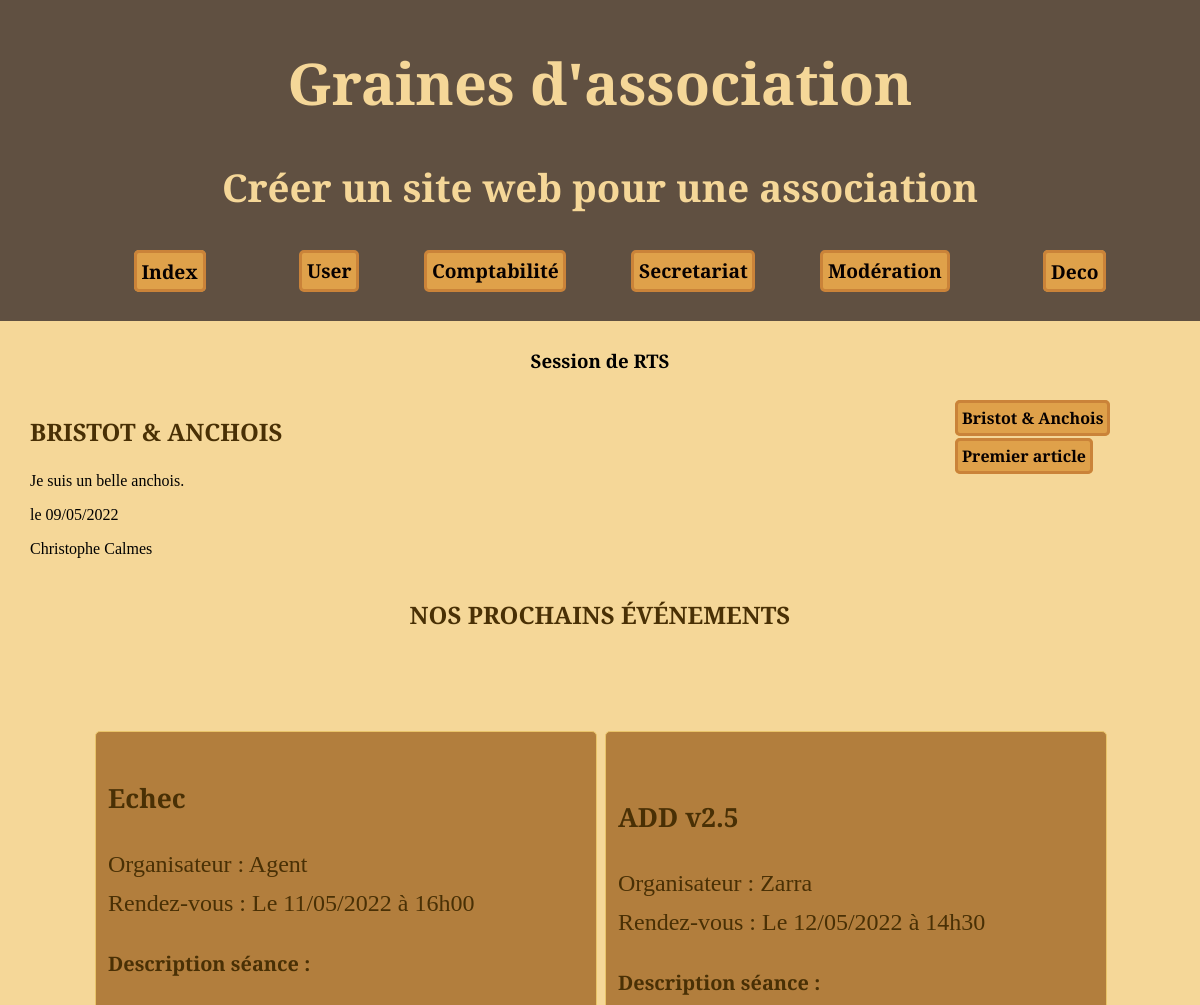
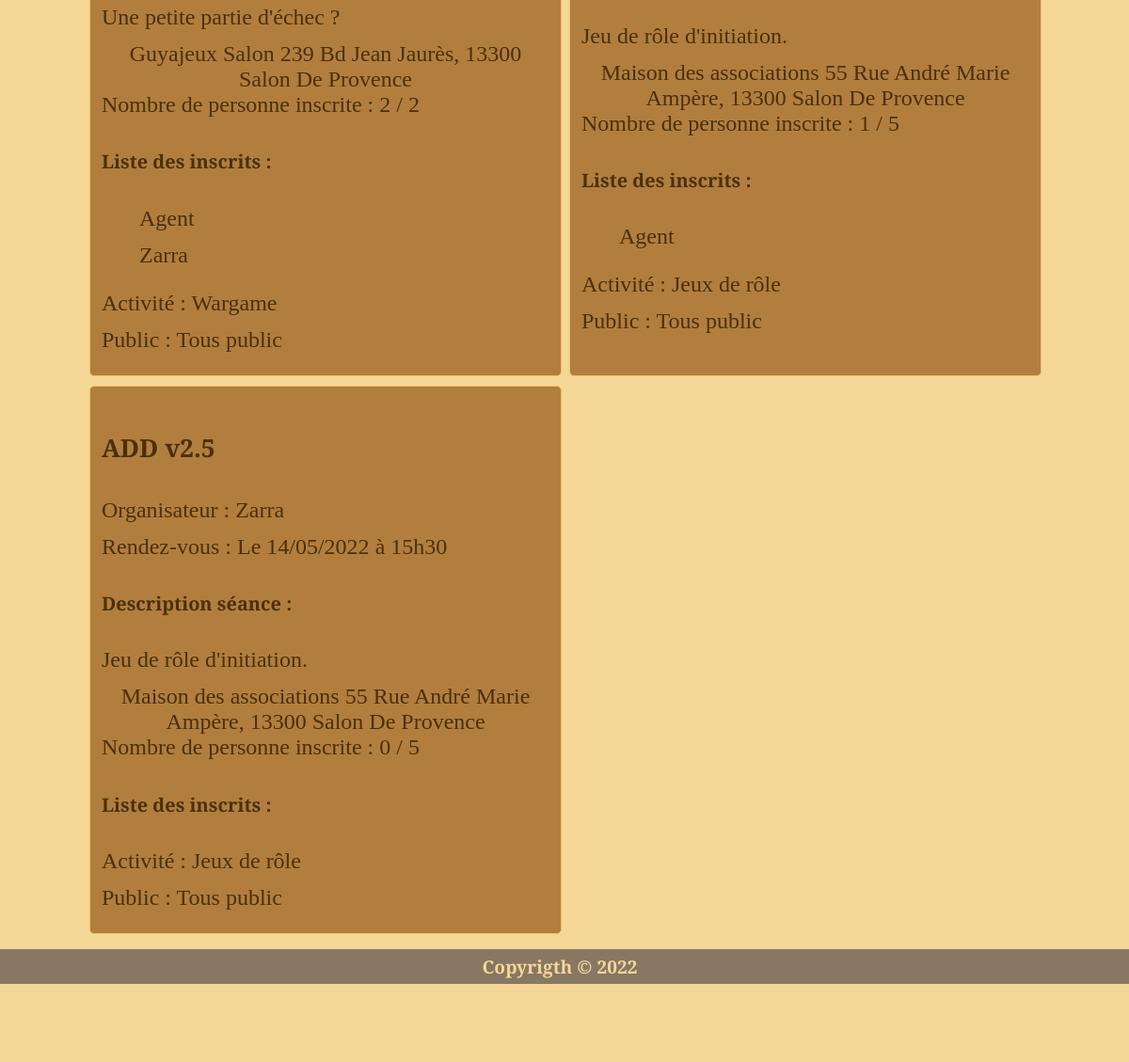
Screenshot of / (signed in) with the database file from the repository (2 pictures, top to bottom).
### tables this page shows
CREATE TABLE `dataSite` (
  `idDataSite` int NOT NULL,
  `titre` varchar(50) NOT NULL,
  `sousTitre` varchar(100) NOT NULL,
  `description` varchar(150) NOT NULL,
  `anneeCour` varchar(12) NOT NULL,
  `cotisation` float NOT NULL,
  `clotureCompta` tinyint(1) NOT NULL DEFAULT '0',
  `emailContact` varchar(60) DEFAULT NULL,
  `url` varchar(255) DEFAULT NULL,
  `adresse` varchar(255) DEFAULT NULL
);

CREATE TABLE `navigation` (
  `idNav` int NOT NULL,
  `nomNav` varchar(30) NOT NULL,
  `cheminNav` varchar(80) NOT NULL,
  `menuVisible` tinyint(1) NOT NULL,
  `zoneMenu` int NOT NULL,
  `ordre` tinyint NOT NULL,
  `niveau` tinyint NOT NULL,
  `valide` tinyint NOT NULL DEFAULT '1',
  `deroulant` tinyint NOT NULL DEFAULT '0',
  `targetRoute` varchar(16) NOT NULL DEFAULT '0'
);

CREATE TABLE `articles` (
  `idArticle` int NOT NULL,
  `titre` varchar(100) NOT NULL,
  `texte` text NOT NULL,
  `valide` tinyint(1) NOT NULL,
  `date` datetime NOT NULL DEFAULT CURRENT_TIMESTAMP,
  `auteur` int NOT NULL
);

CREATE TABLE `users` (
  `idUser` int NOT NULL,
  `login` varchar(30) DEFAULT NULL,
  `mdp` varchar(80) DEFAULT NULL,
  `email` varchar(60) DEFAULT NULL,
  `nom` varchar(60) NOT NULL,
  `prenom` varchar(60) NOT NULL,
  `adresse` varchar(255) DEFAULT NULL,
  `ville` varchar(255) DEFAULT NULL,
  `codePostal` varchar(10) DEFAULT NULL,
  `bornYear` varchar(4) DEFAULT NULL,
  `role` tinyint(1) NOT NULL DEFAULT '0',
  `valide` tinyint(1) DEFAULT '0',
  `token` varchar(24) DEFAULT NULL,
  `cotisation` tinyint(1) DEFAULT '0',
  `dateInscription` datetime NOT NULL DEFAULT CURRENT_TIMESTAMP,
  `dateCotisation` date DEFAULT NULL,
  `dateConnexion` datetime NOT NULL DEFAULT CURRENT_TIMESTAMP,
  `telephone` varchar(30) DEFAULT NULL,
  `numeroAdherant` varchar(12) DEFAULT NULL
);

CREATE TABLE `evenements` (
  `idEvenement` int NOT NULL,
  `idCreateur` int NOT NULL,
  `titre` varchar(60) NOT NULL,
  `dateCreation` datetime NOT NULL DEFAULT CURRENT_TIMESTAMP,
  `dateEvenement` date NOT NULL,
  `heure` time NOT NULL,
  `texteEvenement` text NOT NULL,
  `public` tinyint(1) NOT NULL,
  `typeEvenement` int NOT NULL,
  `lieu` int NOT NULL,
  `nombre` tinyint NOT NULL,
  `valide` tinyint(1) NOT NULL DEFAULT '1',
  `archive` tinyint NOT NULL DEFAULT '0'
);

CREATE TABLE `lieuxSceances` (
  `idLieux` int NOT NULL,
  `nomLieu` varchar(60) NOT NULL,
  `rue` varchar(200) NOT NULL,
  `ville` varchar(60) NOT NULL,
  `CP` varchar(10) NOT NULL,
  `valideLieu` tinyint(1) NOT NULL DEFAULT '1',
  `lieuVirtuel` tinyint(1) NOT NULL DEFAULT '0',
  `proprietaire` int NOT NULL DEFAULT '0'
);

CREATE TABLE `typeE` (
  `idTypeE` int NOT NULL,
  `type` varchar(60) NOT NULL,
  `valide` tinyint(1) NOT NULL DEFAULT '1'
);

### index.php (called while the page is built, shortened)
<?php
include 'path.php';
include   $cheminFonctions.'fonctionsDB.php';
include   $cheminCorps.'kether.php';
include   $cheminCorps.'head.php';
include   $cheminCorps.'navHigh.php';
include   $cheminCorps.'main.php';
include   $cheminCorps.'foot.php';
?>

### objets/RCUD.php (called while the page is built, shortened)
<?php
class RCUD extends ParamDB {
  private $sql;
  private $param;
  public function __construct($sql, $param) {
    $this->sql = $sql;
    $this->param = $param;
  }
  public function READ() {
    try {
      $conn = new PDO("mysql:host=$this->serverName;dbname=$this->dbName", $this->userName, $this->password);
      $conn->setAttribute(PDO::ATTR_ERRMODE, PDO::ERRMODE_EXCEPTION);
    } catch(PDOException $e) {
     echo "Error: " . $e->getMessage();
    }
    $data = $conn->prepare($this->sql);
    foreach ($this->param as $key) {
      $data->bindParam($key['prep'],$key['variable']);
    }
    $data->execute();
    $data->setFetchMode(PDO::FETCH_ASSOC);
    $dataTraiter = $data->fetchAll();
    return $dataTraiter;
  }
}

### pages/corps/kether.php (called while the page is built, shortened)
<?php
$sql = "SELECT `titre`, `sousTitre`, `description` FROM `dataSite`";
$param = [];
$read = new RCUD($sql, $param);
$dataHead = $read->READ();
$title =  $dataHead[0]['titre'];
$title2 = $dataHead[0]['sousTitre'];
require 'functions/functionDateTime.php';

### sources/navigation/objets/getNav.php (called while the page is built, shortened)
<?php
class GetNav {
  public function getMenuNav($niveau,  $zone) {
    $sql = "SELECT `idNav`, `nomNav`, `deroulant`, `zoneMenu`, `niveau`, `targetRoute`
    FROM `navigation`
    WHERE `niveau` = :niveau AND `zoneMenu` = :zoneMenu AND `menuVisible`= 1 AND `valide` = 1
    ORDER BY `ordre`";
    $param = [['prep'=>':niveau', 'variable'=>$niveau], ['prep'=>':zoneMenu', 'variable'=>$zone]];
    $data = new RCUD($sql, $param);
    return $data->READ();
  }
}

### sources/secretariat/objets/getArticle.php (called while the page is built, shortened)
<?php
class GetArticle {
  public function lastArticle () {
    $param = [];
    $select = "SELECT `idArticle`, `titre`, `texte`, `date`, `nom`, `prenom`
    FROM `articles`
    INNER JOIN `users` ON `idUser` = `auteur`
    WHERE `articles`.`valide` = 1
    ORDER BY `idArticle` DESC LIMIT 1";
    $select = new RCUD($select, $param);
    return $select->READ();
  }
  public function listeArticle ($valide) {
    $param = [['prep'=>':valide', 'variable'=>$valide]];
    $select = "SELECT `idArticle`, `titre`,`date`, `nom`, `prenom`
    FROM `articles`
    INNER JOIN `users` ON `idUser` = `auteur`
    WHERE `articles`.`valide` = :valide
    ORDER BY `date` DESC LIMIT 5";
    $select = new RCUD($select, $param);
    return $select->READ();
  }
}

### functions/functionDateTime.php (called while the page is built, shortened)
<?php
function brassageDate($data) {
$date = $data;
$year = substr($date,0,4);
$month = substr($date,5,2);
$day = substr($date,8,2);
$date = $day.'/'.$month.'/'.$year;
return $date;
}
function heure($data) {
  $time = $data;
  $heure = substr($time,0,2);
  $minute = substr($time,3,2);
  $data = $heure.'h'.$minute;
  return $data;
}

### functions/fonctionsDB.php (called while the page is built, shortened)
<?php
function findTargetRoute($id) {
  $select ="SELECT  `targetRoute` FROM `navigation` WHERE `idNav` = :idNav";
  $param = [['prep'=>':idNav', 'variable'=>$id]];
  $findRoute = new RCUD($select, $param);
  $route = $findRoute->READ();
  return $route[0]['targetRoute'];
}

### sources/evenements/objets/getEvenement.php (called while the page is built, shortened)
<?php
Class GetEvenement extends Types {
  public function getAllSeance($valide, $archive) {
    $param = [['prep'=>':valide', 'variable'=>$valide],
              ['prep'=>':archive', 'variable'=>$archive]];
    $select = "SELECT `idEvenement`, `login`, `titre`, `dateCreation`, `dateEvenement`, `heure`, `texteEvenement`,
    `public`, `type`, `nombre`, `nomLieu`, `lieuxSceances`.`rue`, `lieuxSceances`.`ville`, `lieuxSceances`.`CP`,
    `proprietaire`, `lieuVirtuel`
    FROM `evenements`
    INNER JOIN `users` ON `idCreateur` = `idUser`
    INNER JOIN `typeE` ON `idTypeE` = `typeEvenement`
    INNER JOIN `lieuxSceances` ON `idLieux` = `lieu`
    WHERE  `evenements`.`valide` = :valide AND `archive` = :archive
    ORDER BY `dateEvenement`, `heure`
    LIMIT 6";
    $readEvenement = new RCUD($select, $param);
    return $readEvenement->READ();
  }
  public function inscrit($idSeance) {
    $select = "SELECT  COUNT(`idMembre`) AS `nbrJoueur` FROM `participants` WHERE `idSeance` = :idSeance";
    $param = [['prep'=>':idSeance', 'variable'=>$idSeance]];
    $nbr = new RCUD($select, $param);
    return $nbr->READ();
  }
  public function idInscrit($idSeance) {
    $select = "SELECT `idMembre`, `login`
              FROM `participants`
              INNER JOIN `users` ON `idMembre` = `idUser`
              WHERE `idSeance` = :idSeance";
    $param = [['prep'=>':idSeance', 'variable'=>$idSeance]];
    $idInscrit = new RCUD($select, $param);
    return $idInscrit->READ();
  }
}

### sources/evenements/objets/typesEvenement.php (called while the page is built, shortened)
<?php
Class Types {
  public function __construct() {
    $this->public = ['Tous public', '13+', '16+', '18+'];
  }
}

### sources/evenements/objets/printEvenement.php (the view, shortened to what this page needs)
<?php
Class PrintEvenement extends GetEvenement {
  public function blocEvenement($variable) {
    echo '<div class="partie"><h3 class="titrePage">Nos prochains événements</h3>';
    $dataSeance = new GetEvenement();
    echo '<div class="gallery">';
        foreach ($variable as $key => $value) {
          $nbr = $dataSeance->inscrit($value['idEvenement']);
          $idMembre = $dataSeance->idInscrit($value['idEvenement']);
          echo '<aside class="item">
          <ul class="listeEvenement">
            <li><h4 class="titreEvenement">'.$value['titre'].'</h4></li>
            <li>Organisateur : '.$value['login'].'</li>
            <li>Rendez-vous : Le '.brassageDate($value['dateEvenement']).' à '.heure($value['heure']).'</li>
            <li><h5>Description séance :</h5>'.$value['texteEvenement'].'</li>';
            if($value['proprietaire'] > 0) {
                  echo'<li>Rendez-vous : Lieu privé</li>';
                } else {
                  if($value['lieuVirtuel']>0) {
                    echo $value['nomLieu'].' Lieux virtuel';
                  } else {
                    echo $value['nomLieu'].' '.$value['rue'].',  '.$value['CP'].' '.$value['ville'];
                  }
                }
            echo'<li>Nombre de personne inscrite : '.$nbr[0]['nbrJoueur'].' / '.$value['nombre'].'</li>';
            echo '<li><h5>Liste des inscrits :</h5>';
            echo '<ul class="listeMembreInscrit">';
            foreach ($idMembre as $cle => $valeur) {
              echo '<li>'.$valeur['login'].'</li>';
            }
            echo '</ul>';
            echo'</li>';
        echo'<li>Activité : '.$value['type'].'</li>
            <li>Public : '.$this->public[$value['public']].'</li>
          </ul>
          </aside>';
        }
    echo '</div>';
    echo '</div>';
  }
}

### pages/corps/navHigh.php (shortened to what this page needs)
<header class="parallax-effect">
<div class="calque">
  <h1><?=$title?></h1>
  <h2><?=$title2?></h2>
  <?php include 'sources/navigation/affichages/bandeauHaut.php'; ?>
  </div>
</header>

### sources/navigation/objets/printNav.php (shortened to what this page needs)
<?php
class PrintNav extends GetNav {
  public function printNavigationBandeau($variable) {
    echo '<nav>
    <ul class="navigationBandeau">';
    echo '<li><a href="index.php?idNav=0" class="lienNav">Index</a></li>';
    foreach ($variable as $key => $value) {
      if($value['deroulant'] > 0) {
        echo '<div class="dropdown">';
        echo '<button class="buttonForm">'.utf8_encode($value['nomNav']).'</button>';
        echo '</div>';
        } else {
        echo '<li><a href="index.php?idNav='.$value['targetRoute'].'" class="lienNav">'.utf8_encode($value['nomNav']).'</a></li>';
      }
    }
    echo '</ul>
    </nav>';
  }
}

### sources/secretariat/objets/printArticle.php (shortened to what this page needs)
<?php
class PrintArticle extends GetArticle {
  public function affichageLastArticle($data){
    if($data != []){
    echo '<section class="articleIndex"><article>';
      echo '<h3 class="titrePage">'.$data[0]['titre'].'</h3>';
      echo '<p>'.$data[0]['texte'].'</p>';
      echo '<p>le '.brassageDate($data[0]['date']).'</p>';
      echo '<p>'.$data[0]['prenom'].' '.$data[0]['nom'].'</p>';
    echo'</article></section>';
  } else {
        echo '<section class="articleIndex"><article>
        <p>Pas encore d\'article posté.</p>
        </article></section>';
  }
  }
  public function listeArticles($data) {
      if($data != []){
    echo '<ul class="listeUser">';
    foreach ($data as $key => $value) {
      echo
        '<li><a class="lienNav" href="index.php?idNav='.findTargetRoute(25).'&idArticle='.$value['idArticle'].'">'.$value['titre'].'</a></li>';
    }
    echo'</ul>';
  } else {
        echo
        '<ul class="listeUser">
          <li>Pas de liste d\'article.</li>
        </ul>';
  }
  }
}

### css/master.css (style rules this page uses)
body { font-family: 'Roboto Serif', serif; height: auto; width: auto; margin: 0; background: #F5D798ff; }
h1, h2 { font-size: 3em; color:#F5D798ff; text-align: center; font-family: 'Cinzel', serif; }
h1 { font-size: 3em; }
h2 { font-size: 2em; }
h3, h4, h5, h6 { font-family: 'Playfair Display', serif; }
.titrePage { font-size: 1.5em; color: #493005ff; text-transform: uppercase; }
.titreEvenement { font-size: 1.1em; font-family: 'Cinzel', serif; }
header { background-color: hsla(38, 87%, 15%, 0.5); }
.articleIndex { text-align: justify; margin-left: auto; }
.listeUser { list-style: none; text-align: left; }
.listeUser li { font-weight: 600; margin-bottom: 1em; }
ul { list-style: none; }
.partie { grid-area: partie; }
.parallax-effect { background-image: url("../images/rollMap.webp"); min-height: 15vh; background-attachment: fixed; background-position: center; background-repeat: no-repeat; background-size: 100%; text-align: center; }
.calque { min-height: 200%; font-weight: 600; font-size: 1.2em; background-color: hsla(264, 15%, 19%, 0.55); width: auto; color: #F5D798ff; padding: 0.25em; }
.navigationBandeau { list-style: none; display: flex; flex-direction: row; justify-content: space-evenly; align-items: center; }
.navigationBandeau li { padding-left: 0.5em; padding-right: 0.5em; margin-left: 1em; margin-right: 1em; text-align: center; }
.lienNav { text-decoration: none; background-color: #DFA14Aff; border: 3px solid #CA8339ff; font-family: 'Cinzel', serif; color: #070000ff; border-radius: 5px; padding: auto; cursor: auto; font-weight: 600; padding: 0.25em; margin: 0.25em; transition: border 0.7s; }
.dropdown { display: inline-block; }
.buttonForm { background-color: #DFA14Aff; border: 3px solid #CA8339ff; font-family: 'Cinzel', serif; font-size: 1em; color: #070000ff; border-radius: 5px; padding: 0.25em; margin: 0.25em; cursor: auto; font-weight: 600; margin: 0.25em; transition: border 0.7s; }
.gallery { margin: 100px auto 0; padding: 0 10px; max-width:100%; display: grid; grid-template-columns: repeat(auto-fit, 500px); grid-gap: 10px; justify-content: center; }
.item { min-height: 500px; min-width: 500px; background: #B27E3Dff; color: #493005ff; font-size: 1.5em; border-radius: 5px; display: flex; align-items: center; justify-content: center; border: 1px solid #E9C46A; border-radius: 5px; }
.listeEvenement { margin: 0.5em; padding: 0; }
.listeEvenement li { text-align: left; margin-bottom: 0.5em; }
.listeMembreInscrit { text-align: left; margin-bottom: 1em; }

### rows the page displays
datasite: titre "Graines d'association", sousTitre "Créer un site web pour une association"
navigation: nomNav "User"
navigation: nomNav "Comptabilité"
navigation: nomNav "Secretariat"
navigation: nomNav "Modération"
navigation: nomNav "Deco"
articles: titre "BRISTOT & ANCHOIS", texte "Je suis un belle anchois.", date "09/05/2022", auteur.prenom "Christophe", auteur.nom "Calmes", titre "Bristot & Anchois"
articles: titre "Premier article"
evenements: titre "Echec", idCreateur.login "Agent", dateEvenement "11/05/2022", heure "16h00", texteEvenement "Une petite partie d'échec ?", lieu.nomLieu "Guyajeux Salon", lieu.rue "239 Bd Jean Jaurès", lieu.CP "13300", lieu.ville "Salon De Provence", nbrJoueur "2", nombre "2", login "Agent", login "Zarra", typeEvenement.type "Wargame", public "Tous public"
evenements: titre "ADD v2.5", idCreateur.login "Zarra", dateEvenement "12/05/2022", heure "14h30", texteEvenement "Jeu de rôle d'initiation.", lieu.nomLieu "Maison des associations", lieu.rue "55 Rue André Marie Ampère", lieu.CP "13300", lieu.ville "Salon De Provence", nbrJoueur "1", nombre "5", login "Agent", typeEvenement.type "Jeux de rôle", public "Tous public"
evenements: titre "ADD v2.5", idCreateur.login "Zarra", dateEvenement "14/05/2022", heure "15h30", texteEvenement "Jeu de rôle d'initiation.", lieu.nomLieu "Maison des associations", lieu.rue "55 Rue André Marie Ampère", lieu.CP "13300", lieu.ville "Salon De Provence", nbrJoueur "0", nombre "5", typeEvenement.type "Jeux de rôle", public "Tous public"

### other values shown
$_SESSION['login'] "RTS"
